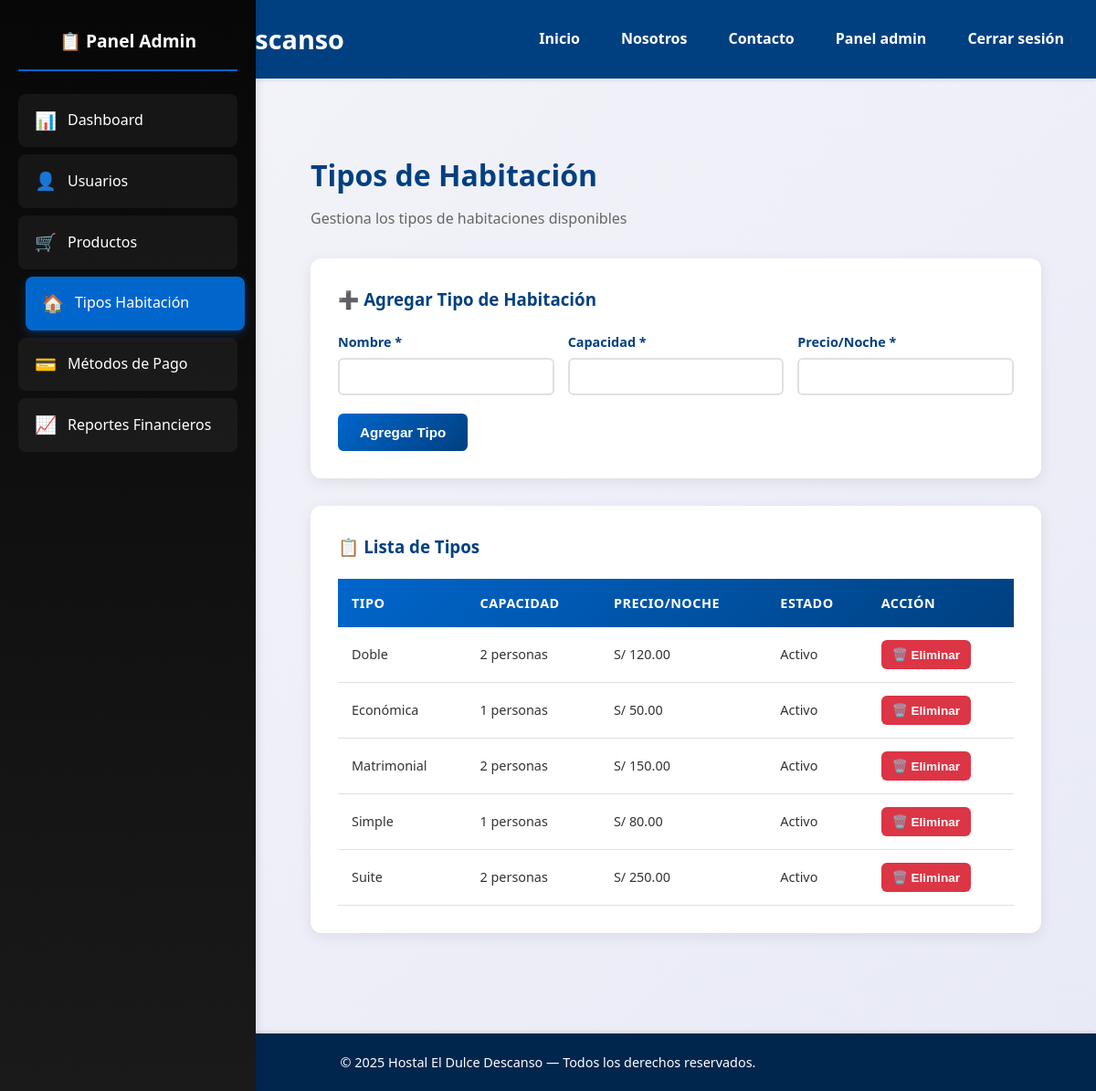
Screenshot of /admin/index.php?seccion=tipos (signed in) with the database file from the repository.
### tables this page shows
CREATE TABLE tipo_habitacion (
    id_tipo INT PRIMARY KEY AUTO_INCREMENT,
    nombre VARCHAR(50) NOT NULL UNIQUE,
    descripcion TEXT,
    capacidad INT NOT NULL,
    precio_noche DECIMAL(10,2) NOT NULL,
    tiene_banio BOOLEAN DEFAULT TRUE,
    tiene_tv BOOLEAN DEFAULT TRUE,
    tiene_jacuzzi BOOLEAN DEFAULT FALSE,
    tiene_internet BOOLEAN DEFAULT FALSE,
    imagen VARCHAR(255),
    estado ENUM('activo', 'inactivo') DEFAULT 'activo'
);

### includes/funciones.php (called while the page is built, shortened)
<?php
function formatoMoneda($valor) {
    return "S/ " . number_format($valor, 2);
}

### admin/index.php (the view, shortened to what this page needs)
<?php
include '../includes/funciones.php';
include '../includes/header.php';
$usuarios = $conn->query("SELECT COUNT(*) AS c FROM usuario")->fetch_assoc()['c'];
$clientes = $conn->query("SELECT COUNT(*) AS c FROM cliente")->fetch_assoc()['c'];
$habitaciones = $conn->query("SELECT COUNT(*) AS c FROM habitacion")->fetch_assoc()['c'];
$ventas = $conn->query("SELECT SUM(monto) AS total FROM pago WHERE DATE(fecha_pago) = CURDATE()")->fetch_assoc()['total'];
$seccion = $_GET['seccion'] ?? 'dashboard';
?>
<link rel="stylesheet" href="../assets/css/admi.css">
<div class="admin-container">
    <aside class="sidebar">
        <h3>📋 Panel Admin</h3>
        <a href="?seccion=dashboard" class="<?= $seccion == 'dashboard' ? 'active' : '' ?>">
            <span>📊</span> Dashboard
        </a>
        <a href="?seccion=usuarios" class="<?= $seccion == 'usuarios' ? 'active' : '' ?>">
            <span>👤</span> Usuarios
        </a>
        <a href="?seccion=productos" class="<?= $seccion == 'productos' ? 'active' : '' ?>">
            <span>🛒</span> Productos
        </a>
        <a href="?seccion=tipos" class="<?= $seccion == 'tipos' ? 'active' : '' ?>">
            <span>🏠</span> Tipos Habitación
        </a>
        <a href="?seccion=metodos" class="<?= $seccion == 'metodos' ? 'active' : '' ?>">
            <span>💳</span> Métodos de Pago
        </a>
        <a href="?seccion=reportes" class="<?= $seccion == 'reportes' ? 'active' : '' ?>">
            <span>📈</span> Reportes Financieros
        </a>
    </aside>
    <div class="main-content">
        <?php if ($seccion == 'dashboard'): ?>
            <div class="page-header">
                <h2>Panel de Administración</h2>
                <p>Bienvenido al sistema de gestión del Hostal El Dulce Descanso</p>
            </div>
            <div class="stats-grid">
                <div class="stat-card">
                    <div class="icon">👤</div>
                    <div class="label">Usuarios del Sistema</div>
                    <div class="value"><?= $usuarios ?></div>
                </div>
                <div class="stat-card">
                    <div class="icon">🧳</div>
                    <div class="label">Clientes Registrados</div>
                    <div class="value"><?= $clientes ?></div>
                </div>
                <div class="stat-card">
                    <div class="icon">🏠</div>
                    <div class="label">Habitaciones Totales</div>
                    <div class="value"><?= $habitaciones ?></div>
                </div>
                <div class="stat-card">
                    <div class="icon">💰</div>
                    <div class="label">Ventas del Día</div>
                    <div class="value"><?= formatoMoneda($ventas ?? 0) ?></div>
                </div>
            </div>
        <?php elseif ($seccion == 'tipos'): ?>
            <div class="page-header">
                <h2>Tipos de Habitación</h2>
                <p>Gestiona los tipos de habitaciones disponibles</p>
            </div>
            <div class="content-box">
                <h3 style="color: #004080; margin-bottom: 20px;">➕ Agregar Tipo de Habitación</h3>
                <form method="POST">
                    <div class="form-grid">
                        <div class="form-group">
                            <label>Nombre *</label>
                            <input type="text" name="nombre" required>
                        </div>
                        <div class="form-group">
                            <label>Capacidad *</label>
                            <input type="number" name="capacidad" min="1" required>
                        </div>
                        <div class="form-group">
                            <label>Precio/Noche *</label>
                            <input type="number" step="0.01" name="precio" required>
                        </div>
                    </div>
                    <button type="submit" class="btn btn-primary">Agregar Tipo</button>
                </form>
            </div>
            <div class="content-box">
                <h3 style="color: #004080; margin-bottom: 20px;">📋 Lista de Tipos</h3>
                <div class="table-container">
                    <table>
                        <thead>
                            <tr>
                                <th>Tipo</th>
                                <th>Capacidad</th>
                                <th>Precio/Noche</th>
                                <th>Estado</th>
                                <th>Acción</th>
                            </tr>
                        </thead>
                        <tbody>
                            <?php
                            $tipos_list = $conn->query("SELECT * FROM tipo_habitacion ORDER BY nombre");
                            while($t = $tipos_list->fetch_assoc()):
                            ?>
                            <tr>
                                <td><?= htmlspecialchars($t['nombre']) ?></td>
                                <td><?= $t['capacidad'] ?> personas</td>
                                <td><?= formatoMoneda($t['precio_noche']) ?></td>
                                <td><?= ucfirst($t['estado']) ?></td>
                                <td>
                                    <form method="POST" style="display:inline">
                                        <button type="submit" class="btn btn-danger" onclick="return confirm('¿Eliminar tipo?')">🗑️ Eliminar</button>
                                    </form>
                                </td>
                            </tr>
                            <?php endwhile; ?>
                        </tbody>
                    </table>
                </div>
            </div>
        <?php endif; ?>
    </div>
</div>
<?php include '../includes/footer.php'; ?>

### assets/css/style.css (style rules this page uses)
* { margin: 0; padding: 0; box-sizing: border-box; }
body { font-family: 'Segoe UI', Tahoma, Geneva, Verdana, sans-serif; line-height: 1.6; color: #333; background: url('../img/fondo_hgeneral.png') no-repeat center center fixed; background-size: cover; }

### assets/css/admi.css (style rules this page uses)
* { margin: 0; padding: 0; box-sizing: border-box; }
html, body { height: 100%; width: 100%; font-family: 'Segoe UI', Tahoma, Geneva, Verdana, sans-serif; background: linear-gradient(135deg, #f4f4f9 0%, #e8eaf6 100%); overflow-x: hidden; }
.admin-container { display: flex; min-height: 100vh; width: 100%; }
.sidebar { width: 280px; background: linear-gradient(180deg, #070707 0%, #1a1a1a 100%); padding: 30px 20px; box-shadow: 2px 0 10px rgba(0, 0, 0, 0.1); position: fixed; top: 0; left: 0; height: 100%; overflow-y: auto; transition: all 0.3s ease; z-index: 1000; }
.sidebar h3 { color: #fff; font-size: 1.2rem; margin-bottom: 25px; padding-bottom: 15px; border-bottom: 2px solid #0066cc; text-align: center; }
.sidebar a { display: flex; align-items: center; gap: 12px; padding: 14px 18px; margin-bottom: 8px; text-decoration: none; color: #fff; font-weight: 500; border-radius: 8px; transition: all 0.3s ease; background-color: rgba(255, 255, 255, 0.05); }
.sidebar a:hover, .sidebar a.active { background-color: #0066cc; transform: translateX(8px); box-shadow: 0 4px 12px rgba(0, 102, 204, 0.3); }
.sidebar a span { font-size: 1.2rem; }
.main-content { flex: 1; margin-left: 280px; padding: 40px; overflow-y: auto; min-height: 100vh; transition: all 0.3s ease; }
.page-header { margin-bottom: 30px; }
.page-header h2 { color: #004080; font-size: 2rem; margin-bottom: 10px; }
.page-header p { color: #666; font-size: 1rem; }
.content-box { background: #fff; padding: 30px; border-radius: 12px; box-shadow: 0 4px 15px rgba(0, 0, 0, 0.08); margin-bottom: 30px; }
.form-grid { display: grid; grid-template-columns: repeat(auto-fit, minmax(200px, 1fr)); gap: 15px; margin-bottom: 20px; }
.form-group { display: flex; flex-direction: column; }
.form-group label { color: #004080; font-weight: 600; margin-bottom: 6px; font-size: 0.9rem; }
.form-group input, .form-group select, .form-group textarea { padding: 10px 12px; border: 2px solid #e0e0e0; border-radius: 6px; font-size: 0.95rem; transition: border-color 0.3s; }
.btn { padding: 12px 24px; border: none; border-radius: 6px; font-weight: 600; cursor: pointer; transition: all 0.3s ease; font-size: 0.95rem; }
.btn-primary { background: linear-gradient(135deg, #0066cc 0%, #004080 100%); color: #fff; }
.btn-danger { background-color: #dc3545; color: #fff; padding: 8px 12px; font-size: 0.85rem; }
.table-container { overflow-x: auto; margin-top: 20px; }
table { width: 100%; border-collapse: collapse; }
thead { background: linear-gradient(135deg, #0066cc 0%, #004080 100%); }
thead th { color: #fff; padding: 15px; text-align: left; font-weight: 600; font-size: 0.9rem; text-transform: uppercase; letter-spacing: 0.5px; }
tbody tr { border-bottom: 1px solid #e0e0e0; transition: background-color 0.2s ease; }
tbody td { padding: 14px 15px; color: #333; font-size: 0.9rem; }

### rows the page displays
tipo_habitacion: nombre "Doble", capacidad "2", precio_noche "S/ 120.00", estado "Activo"
tipo_habitacion: nombre "Económica", capacidad "1", precio_noche "S/ 50.00", estado "Activo"
tipo_habitacion: nombre "Matrimonial", capacidad "2", precio_noche "S/ 150.00", estado "Activo"
tipo_habitacion: nombre "Simple", capacidad "1", precio_noche "S/ 80.00", estado "Activo"
tipo_habitacion: nombre "Suite", capacidad "2", precio_noche "S/ 250.00", estado "Activo"

### other values shown
NOMBRE_HOSTAL "Hostal El Dulce Descanso"
